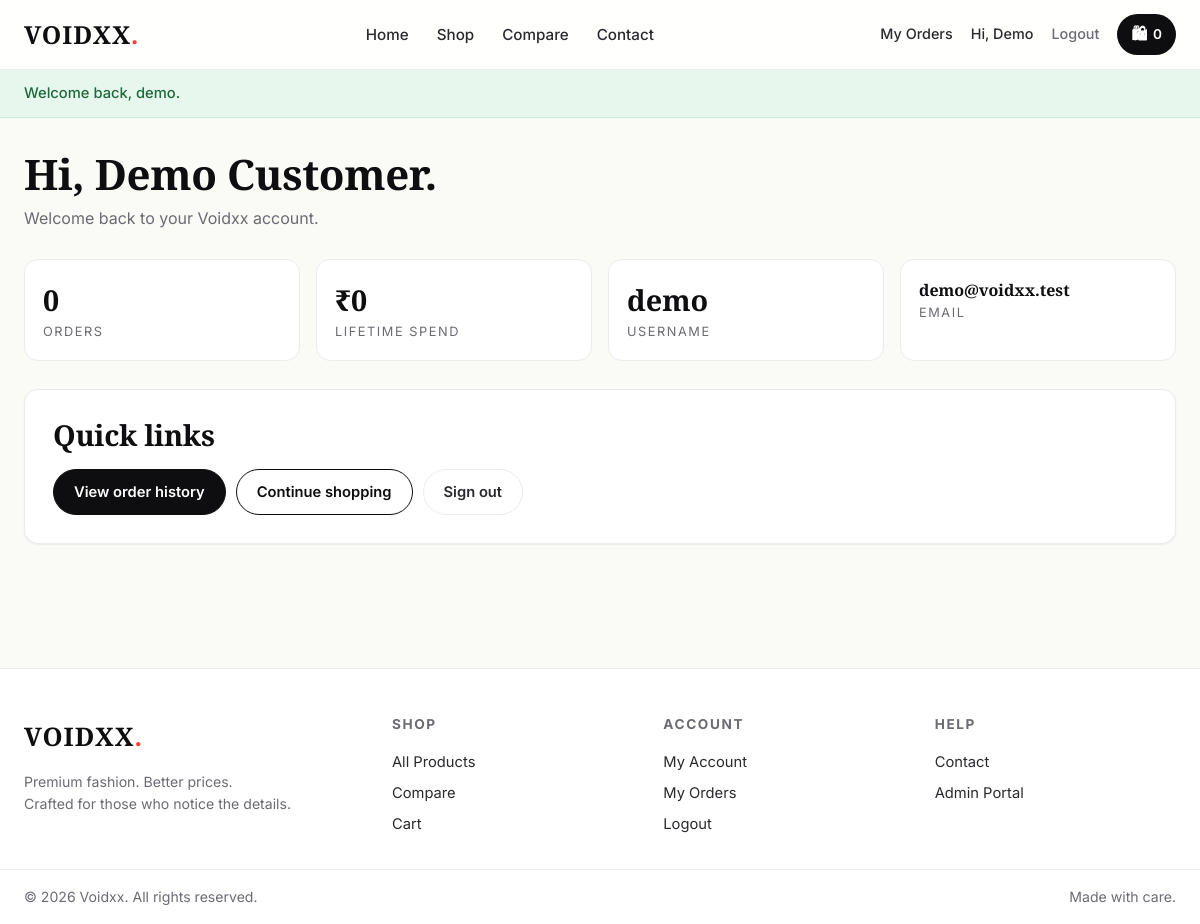
The app's page /account.php (signed in) with its own data.
### tables this page shows
CREATE TABLE users (
            id INTEGER PRIMARY KEY AUTOINCREMENT,
            username VARCHAR(100) UNIQUE NOT NULL,
            email VARCHAR(255) UNIQUE NOT NULL,
            password_hash VARCHAR(255) NOT NULL,
            full_name VARCHAR(255),
            created_at TIMESTAMP DEFAULT CURRENT_TIMESTAMP
        );

### _helpers.php (called while the page is built, shortened)
<?php
function current_user($pdo) {
    $stmt = $pdo->prepare("SELECT id, username, email, full_name, created_at FROM users WHERE id = ?");
    $stmt->execute([$_SESSION['user_id']]);
    return $stmt->fetch() ?: null;
}
function flash_pop() {
    $f = $_SESSION['flash'];
    return $f;
}
function cart_count() {
    if (!isset($_SESSION['cart'])) return 0;
    return array_sum($_SESSION['cart']);
}
function fmt_price($amount) {
    return '₹' . number_format((float)$amount);
}
?>

### account.php (the view, shortened to what this page needs)
<?php
require 'db.php';
require_once '_helpers.php';
$user = current_user($pdo);
$orderCount = (int)$pdo->query("SELECT COUNT(*) AS c FROM orders WHERE user_id=".(int)$user['id'])->fetch()['c'];
$totalSpent = (float)$pdo->query("SELECT COALESCE(SUM(total),0) AS t FROM orders WHERE user_id=".(int)$user['id'])->fetch()['t'];
?>
<?php require 'header.php'; ?>
<div class="page-intro">
  <h1>Hi, <?= htmlspecialchars($user['full_name'] ?: $user['username']) ?>.</h1>
  <p class="muted">Welcome back to your Voidxx account.</p>
</div>
<div class="stat-grid">
  <div class="stat"><div class="num"><?= $orderCount ?></div><div class="lbl">Orders</div></div>
  <div class="stat"><div class="num"><?= fmt_price($totalSpent) ?></div><div class="lbl">Lifetime spend</div></div>
  <div class="stat"><div class="num"><?= htmlspecialchars($user['username']) ?></div><div class="lbl">Username</div></div>
  <div class="stat"><div class="num small" style="font-size:1rem;"><?= htmlspecialchars($user['email']) ?></div><div class="lbl">Email</div></div>
</div>
<div class="card">
  <h2>Quick links</h2>
  <div style="display:flex;gap:10px;flex-wrap:wrap;">
    <a class="btn" href="<?=BASE_URL?>orders.php">View order history</a>
    <a class="btn btn-outline" href="<?=BASE_URL?>products.php">Continue shopping</a>
    <a class="btn btn-ghost" href="<?=BASE_URL?>logout.php">Sign out</a>
  </div>
</div>
<?php require 'footer.php'; ?>

### header.php (shortened to what this page needs)
<?php
require_once __DIR__ . '/_helpers.php';
$isAdminArea = strpos($_SERVER['REQUEST_URI'], '/admin/') === 0;
$cssBase = $isAdminArea ? '../' : '';
$user = isset($pdo) ? current_user($pdo) : null;
$flash = flash_pop();
?>
<!DOCTYPE html>
<html lang="en">
<head>
<link rel="stylesheet" href="<?= $cssBase ?>styles.css">
</head>
<body>
<header class="site-header">
  <div class="container header-inner">
    <a class="logo" href="<?=BASE_URL?>">VOIDXX<span class="logo-dot">.</span></a>
    <nav class="nav">
      <a href="<?=BASE_URL?>">Home</a>
      <a href="<?=BASE_URL?>products.php">Shop</a>
      <a href="<?=BASE_URL?>compare.php">Compare</a>
      <a href="<?=BASE_URL?>contact.php">Contact</a>
    </nav>
    <div class="nav-actions">
      <?php if ($user): ?>
        <a class="nav-link" href="<?=BASE_URL?>orders.php">My Orders</a>
        <a class="nav-link" href="<?=BASE_URL?>account.php">Hi, <?= htmlspecialchars(explode(' ', $user['full_name'] ?? $user['username'])[0]) ?></a>
        <a class="nav-link muted" href="<?=BASE_URL?>logout.php">Logout</a>
      <?php else: ?>
        <a class="nav-link" href="<?=BASE_URL?>login.php">Sign in</a>
        <a class="nav-link muted" href="<?=BASE_URL?>admin/login.php">Admin</a>
      <?php endif; ?>
      <a class="cart-pill" href="<?=BASE_URL?>cart.php">
        <span class="cart-icon">🛍</span>
        <span><?= cart_count() ?></span>
      </a>
    </div>
  </div>
</header>
<?php if ($flash): ?>
<div class="flash flash-<?= htmlspecialchars($flash['type']) ?>">
  <div class="container"><?= htmlspecialchars($flash['msg']) ?></div>
</div>
<?php endif; ?>
<main class="container main-content">

### styles.css (style rules this page uses)
:root { --bg: #fafaf7; --surface: #ffffff; --ink: #0e0e10; --ink-2: #2a2a2e; --muted: #6b6b73; --line: #ececea; --accent: #ff3b30; --accent-ink: #ffffff; --gold: #b08a4a; --shadow-sm: 0 1px 2px rgba(14,14,16,.06); --shadow-md: 0 8px 24px rgba(14,14,16,.08); --shadow-lg: 0 24px 48px rgba(14,14,16,.10); --radius: 14px; --radius-sm: 10px; --radius-lg: 22px; --maxw: 1200px; }
* { box-sizing: border-box; }
html, body { margin: 0; padding: 0; }
body { background: var(--bg); color: var(--ink); font-family: 'Inter', system-ui, -apple-system, Segoe UI, sans-serif; font-size: 16px; line-height: 1.55; -webkit-font-smoothing: antialiased; }
a { color: inherit; text-decoration: none; }
h1, h2, h3, h4 { font-weight: 700; letter-spacing: -0.01em; line-height: 1.15; margin: 0 0 .6em; }
h1 { font-size: clamp(1.9rem, 3.5vw, 2.8rem); }
h2 { font-size: clamp(1.4rem, 2.4vw, 1.85rem); }
p { margin: 0 0 .9em; }
.muted { color: var(--muted); }
.small { font-size: .88rem; }
.container { max-width: var(--maxw); margin: 0 auto; padding: 0 24px; }
.main-content { padding: 32px 24px 64px; }
.site-header { background: rgba(255,255,255,.85); backdrop-filter: saturate(180%) blur(14px); -webkit-backdrop-filter: saturate(180%) blur(14px); border-bottom: 1px solid var(--line); position: sticky; top: 0; z-index: 50; }
.header-inner { display: flex; align-items: center; justify-content: space-between; padding: 14px 24px; gap: 20px; }
.logo { font-family: 'Playfair Display', serif; font-weight: 700; font-size: 1.55rem; letter-spacing: .04em; color: var(--ink); }
.logo-dot { color: var(--accent); }
.nav { display: flex; gap: 28px; }
.nav a { font-weight: 500; font-size: .95rem; color: var(--ink-2); position: relative; padding: 6px 0; }
.nav-actions { display: flex; align-items: center; gap: 18px; }
.nav-link { font-size: .9rem; color: var(--ink-2); font-weight: 500; }
.nav-link.muted { color: var(--muted); }
.cart-pill { display: inline-flex; align-items: center; gap: 6px; background: var(--ink); color: #fff; padding: 8px 14px; border-radius: 999px; font-size: .85rem; font-weight: 600; }
.cart-icon { font-size: 1rem; }
.flash { padding: 12px 0; font-size: .92rem; font-weight: 500; }
.flash-success { background: #e8f7ee; color: #1d6b3a; border-bottom: 1px solid #c9ecd5; }
.btn { display: inline-flex; align-items: center; justify-content: center; gap: 8px; background: var(--ink); color: #fff; border: 1px solid var(--ink); cursor: pointer; padding: 11px 20px; border-radius: 999px; font-weight: 600; font-size: .92rem; transition: transform .12s ease, background .15s ease; }
.btn-outline { background: transparent; color: var(--ink); }
.btn-ghost { background: transparent; color: var(--ink-2); border-color: var(--line); }
.card { background: var(--surface); border: 1px solid var(--line); border-radius: var(--radius); padding: 28px; box-shadow: var(--shadow-sm); }
.card h2 { font-family: 'Playfair Display', serif; }
.stat-grid { display: grid; grid-template-columns: repeat(auto-fit, minmax(180px, 1fr)); gap: 16px; margin-bottom: 28px; }
.stat { background: var(--surface); border: 1px solid var(--line); border-radius: var(--radius); padding: 18px; }
.stat .num { font-size: 1.8rem; font-weight: 700; font-family: 'Playfair Display', serif; }
.stat .lbl { font-size: .8rem; letter-spacing: .12em; text-transform: uppercase; color: var(--muted); }
.page-intro { margin-bottom: 28px; }
.page-intro h1 { font-family: 'Playfair Display', serif; margin-bottom: 8px; }

### records on screen
users: full_name "Demo", full_name "Demo Customer", username "demo", email "demo@voidxx.test"

### other values on screen
cart_count() "0"
$flash['msg'] "Welcome back, demo."
$orderCount "0"
fmt_price($totalSpent) "₹0"
